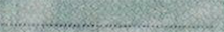
#> input picture b.png, 224 x 32 px
$ python main.py
#> lines starting #> are read from the running program, lines starting #| are printed output that depends on the picture
from PIL import ImageFont, ImageDraw, Image
import numpy as np
import cv2

image = cv2.imread("b.png")
#> image is the input picture: shape (32, 224, 3); mean B, G, R 162, 165.5, 150.2

cv2_im_rgb = cv2.cvtColor(image, cv2.COLOR_BGR2RGB)
pil_im = Image.fromarray(cv2_im_rgb)

draw = ImageDraw.Draw(pil_im)

font = ImageFont.truetype("font/palatino_linotype.ttf", 23)

draw.text((5, 8), "Nguyễn Đình Đắc", font=font, fill=(0,0,0))

cv2_im_processed = cv2.cvtColor(np.array(pil_im), cv2.COLOR_RGB2BGR)
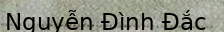
#> cv2_im_processed: shape (32, 224, 3); mean R, G, B 139.1, 142.2, 128.9
cv2_im_processed = cv2.resize(cv2_im_processed, (2200,376))
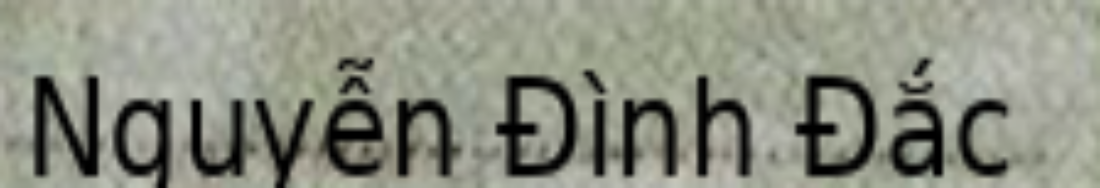
#> cv2_im_processed: shape (376, 2200, 3) (shown at 1/2 size); mean R, G, B 139, 142.1, 128.8
cv2.imwrite("result.png", cv2_im_processed)

$ run again, with 2_hk1.png copied over b.png
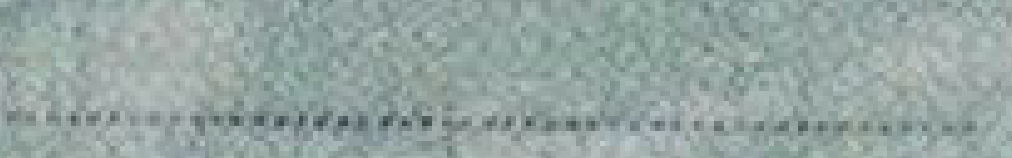
#> input picture 2_hk1.png, 1012 x 158 px
#> image is the input picture: shape (158, 1012, 3); mean B, G, R 161.9, 165.3, 149.9
#> `cv2_im_processed = cv2.resize(cv2_im_processed, (2200,376))`:
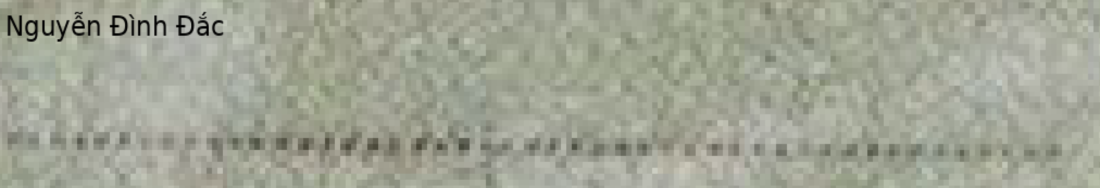
#> cv2_im_processed: shape (376, 2200, 3) (shown at 1/2 size); mean R, G, B 160.7, 164.2, 148.8
